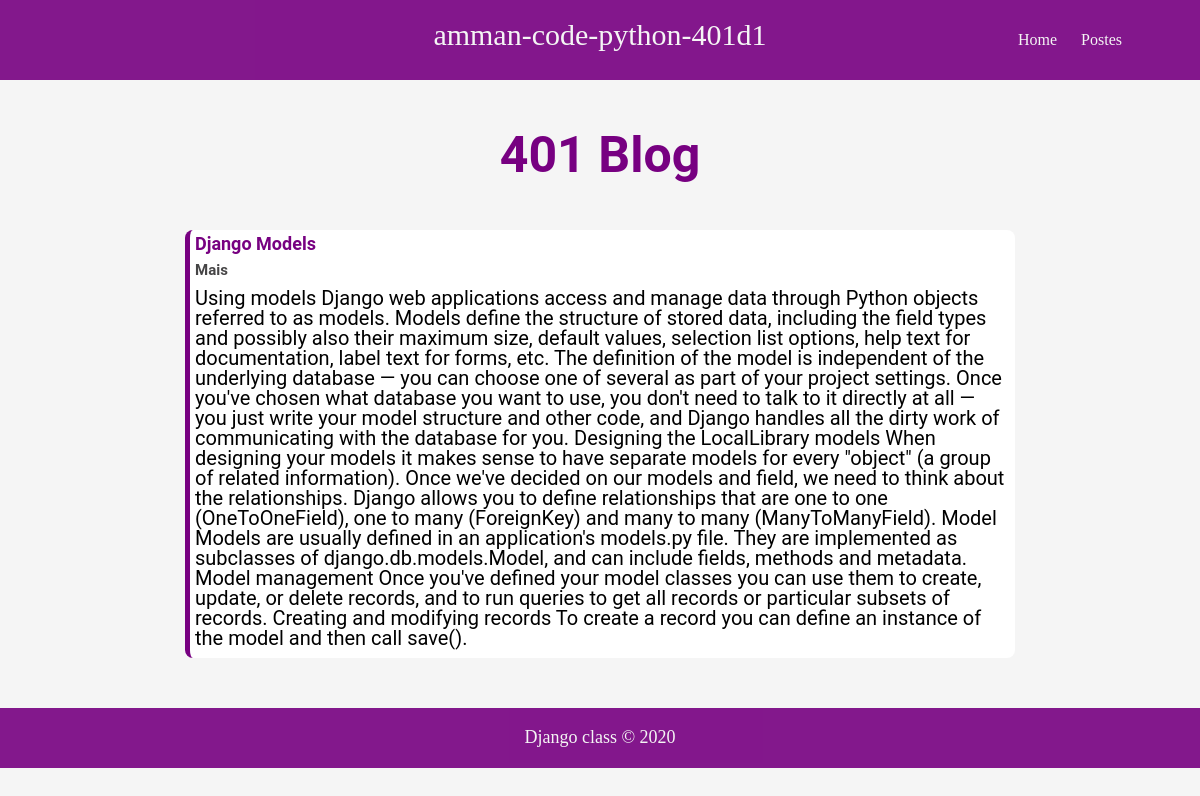
/2, run on the app's committed database.
### blog/models.py (models this page shows, shortened)
class Post(models.Model):
    title = models.CharField(max_length=64)
    author = models.ForeignKey('auth.user', on_delete=models.CASCADE)
    body = models.TextField(blank=True)

### blog/views.py (the view)
# urls.py: path('<int:pk>', PostDetailsView.as_view(), name = 'post_detail'),
class PostDetailsView(DetailView):
    template_name = 'post_detail.html'
    model = Post

### templates/post_detail.html
{% extends 'base.html' %}
{% block content %}
<h2>401 Blog</h2>
<div class="div">
    <h3>{{ post.title }}</h3>
    <h4>{{ post.author }}</h4>
    <p>{{ post.body }}</p>
</div>
{% endblock content %}

### static/styles/base.css (style rules this page uses)
* { font-family: 'Roboto', sans-serif; }
body { background-color: #f5f5f5; }

### static/styles/layout.css (style rules this page uses)
main h2 { color: #770081; font-size: 50px; font-weight: bolder; margin: 50px 0; text-align: center; }
.div { background-color: white; border-bottom-left-radius: 8px; border-bottom-right-radius: 8px; border-top-left-radius: 8px; border-top-right-radius: 8px; border-left: 5px solid #770081; margin-bottom: 30px; }
.div h3 { color: #770081; font-size: 18px; font-weight: bolder; padding: 5px; }
.div h4 { color: #464546; font-size: 15px; font-weight: bolder; padding: 5px; }
.div p { color: #000000; font-size: 20px; font-weight: normal; padding: 5px 10px 10px 5px; }

### data on the page
Post: title "Django Models", author "Mais", body "Using models Django web applications access and manage data through Python objects referred to as models. Models define the structure of stored data, including the field types and possibly also their maximum size, default values, selection list options, help text for documentation, label text for forms, etc. The definition of the model is independent of the underlying database — you can choose one of several as part of your project settings. Once you've chosen what database you want to use, you don't need to talk to it directly at all — you just write your model structure and other code, and Django handles all the dirty work of communicating with the database for you. Designing the…"
